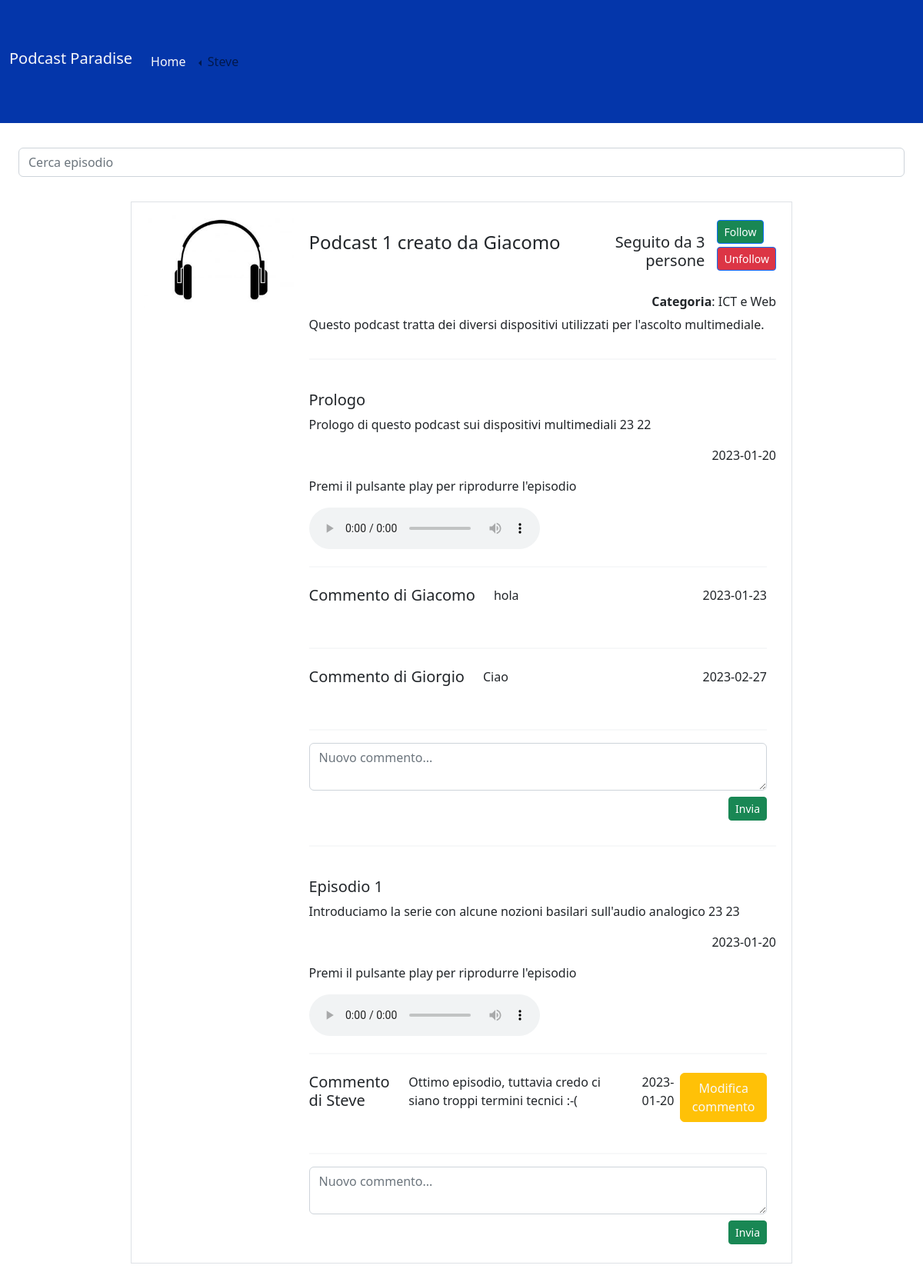
/podcasts/23 (signed in), run on the app's committed database.
### tables this page shows
CREATE TABLE "UTENTI" (
	"id_utente"	INTEGER NOT NULL,
	"email"	TEXT,
	"password"	TEXT,
	"nome"	TEXT,
	"tipo"	INTEGER,
	PRIMARY KEY("id_utente" AUTOINCREMENT)
);

CREATE TABLE "PODCAST" (
	"id_podcast"	INTEGER NOT NULL,
	"id_creatore"	INTEGER,
	"titolo"	TEXT,
	"descrizione"	TEXT,
	"categoria"	TEXT,
	"immagine"	TEXT,
	FOREIGN KEY("id_creatore") REFERENCES "UTENTI"("id_utente"),
	PRIMARY KEY("id_podcast" AUTOINCREMENT)
);

CREATE TABLE "EPISODI" (
	"id_episodio"	INTEGER,
	"id_podcast"	INTEGER,
	"file_audio"	TEXT,
	"titolo"	TEXT,
	"descrizione"	TEXT,
	"data"	TEXT,
	FOREIGN KEY("id_podcast") REFERENCES "PODCAST"("id_podcast") ON DELETE CASCADE,
	PRIMARY KEY("id_episodio" AUTOINCREMENT)
);

CREATE TABLE "COMMENTI" (
	"id_commento"	INTEGER NOT NULL,
	"id_utente"	INTEGER,
	"id_episodio"	INTEGER,
	"nome"	TEXT,
	"testo"	TEXT,
	"data"	TEXT,
	FOREIGN KEY("id_utente") REFERENCES "UTENTI" ON DELETE CASCADE,
	FOREIGN KEY("id_episodio") REFERENCES "EPISODI"("id_episodio") ON DELETE CASCADE,
	PRIMARY KEY("id_commento" AUTOINCREMENT)
);

### app.py (the view)
@app.route('/podcasts/<int:id>')
def podcast(id):
    podcast = dao.get_podcast(id)
    episodes = dao.get_episodes(id)
    follows = dao.num_follows(id)
    creator = dao.get_name_creator(podcast['id_creatore'])
    comments = []
    episodio = [dict(episode) for episode in episodes]
    for i in range(len(episodio)):
        ep_comments = dao.get_comments(episodio[i]['id_episodio'])
        for ep_comment in ep_comments:
            comments.append(ep_comment)
    return render_template('podcast.html', podcast = podcast, episodes = episodes, follows = follows, creator = creator[0], comments = comments)

### app.py (called while the page is built)
@login_manager.user_loader
def load_user(id):
    utente = dao.get_user_by_id(id)
    if utente is not None:
        user = User(id=utente['id_utente'], email=utente['email'], password=utente['password'], nome=utente['nome'], tipo=utente['tipo'])
    else:
        user = None
    return user

### dao.py (called while the page is built)
def get_podcast(id_podcast):
    conn = sqlite3.connect('db/podcast_site.db')
    conn.row_factory = sqlite3.Row
    cursor = conn.cursor()
    sql = 'SELECT PODCAST.id_podcast, PODCAST.id_creatore, PODCAST.titolo, PODCAST.descrizione, PODCAST.categoria, PODCAST.immagine FROM PODCAST WHERE id_podcast = ?'
    cursor.execute(sql, (id_podcast,))
    podcast = cursor.fetchone()
    cursor.close()
    conn.close()
    return podcast

def get_name_creator(id_utente):
    conn = sqlite3.connect('db/podcast_site.db')
    conn.row_factory = sqlite3.Row
    cursor = conn.cursor()
    sql = 'SELECT UTENTI.nome FROM UTENTI WHERE UTENTI.id_utente = ?'
    cursor.execute(sql, (id_utente,))
    nome = cursor.fetchone()
    cursor.close()
    conn.close()
    return nome

def get_episodes(id_podcast):
    conn = sqlite3.connect('db/podcast_site.db')
    conn.row_factory = sqlite3.Row
    cursor = conn.cursor()
    sql = 'SELECT EPISODI.id_episodio, EPISODI.id_podcast, EPISODI.file_audio, EPISODI.titolo, EPISODI.descrizione, EPISODI.data FROM EPISODI  WHERE EPISODI.id_podcast = ?'
    cursor.execute(sql, (id_podcast,))
    episodes = cursor.fetchall()
    cursor.close()
    conn.close()
    return episodes

def num_follows(id_podcast):
    conn = sqlite3.connect('db/podcast_site.db')
    conn.row_factory = sqlite3.Row
    cursor = conn.cursor()
    sql = 'SELECT COUNT(FOLLOW.id_utente) FROM FOLLOW WHERE FOLLOW.id_podcast = ?'
    cursor.execute(sql, (id_podcast, ))
    num = cursor.fetchone()
    cursor.close()
    conn.close()
    return num[0]

def get_comments(id):
    conn = sqlite3.connect('db/podcast_site.db')
    conn.row_factory = sqlite3.Row
    cursor = conn.cursor()
    sql = 'SELECT * FROM COMMENTI WHERE COMMENTI.id_episodio=?'
    cursor.execute(sql, (id, ))
    comments = cursor.fetchall()
    cursor.close()
    conn.close()
    return comments

def get_user_by_id(id):
    conn = sqlite3.connect('db/podcast_site.db')
    conn.row_factory = sqlite3.Row
    cursor = conn.cursor()
    sql = 'SELECT * FROM UTENTI WHERE id_utente = ?'
    cursor.execute(sql, (id,))
    user = cursor.fetchone()
    cursor.close()
    conn.close()
    return user

### templates/podcast.html (shortened to what this page needs)
{% extends "base.html" %}
{% block content %}
<nav class="navbar bg-body-tertiary">
  <div class="container-fluid d-flex">
    <div class="container-fluid">
      <input id="searchbarEp" class="form-control me-2" type="search" placeholder="Cerca episodio" aria-label="Search">
    </div>
  </div>
</nav>
<main class="col-lg-9 col-md-12">
  <article class="row border p-2 mx-2 my-4">
    <div class="col-lg-3 col-md-6 col-sm-12 px-0">
      <img class="w-100 p-2 ursimg" src="{{ url_for('static', filename=podcast.immagine) }}" alt="...">
    </div>
    <div class="col-lg-9 col-md-6 col-sm-12 content">
      <section class="d-flex align-items-center mt-2 mb-4">
        <h4 class="w-100">{{podcast.titolo}} creato da {{ creator |e }}</h4>
        <h5 class="flex-grow-1 text-end me-3"><br>Seguito da {{ follows }} persone</h5>
        {% if current_user.is_authenticated %}
        <div id="followButton">
          <form action="/follow" method="POST" enctype="multipart/form-data">
            <button type="submit" class="btn btn-primary btn-sm bg-success" id="followButton1">
              Follow
            </button>
          </form>
          <form action="/unfollow" method="POST" enctype="multipart/form-data">
            <button type="submit" class="btn btn-primary btn-sm bg-danger mt-1" id="followButton2">
            Unfollow
            </button>
          </form>
        </div>
        {% endif %}
      </section>
      <h6 class="text-end"><b>Categoria</b>: {{podcast.categoria |e }}</h6>
      <p class="descr">{{ podcast.descrizione |e }}</p>
      <ul class="nav nav-pills flex-column" id="lista_episodi_podcast">
        {% for episode in episodes %}
        <hr class="border">
        <li class="nav-item episodio">
          <h5 class="titoloEp"><br>{{episode.titolo |e}}</h5>
          <p class="descrEp">{{episode.descrizione}} {{episode.id_podcast}} {{episode.id_episodio}}</p>
          <div class="flex-grow-1 text-end">
            <p>{{ episode.data |e }}</p>
          </div>
          {% if current_user.is_authenticated %}
          <div class="player">
            <p>Premi il pulsante play per riprodurre l'episodio</p>
            <audio controls src="{{url_for('static', filename=episode.file_audio)}}" type="audio/x-m4a">
            </audio>
          </div>
          {% else %}
          <div class="flex-grow-1 text-end">
            <p>Effettua il login o la registrazione per riprodurre l'episodio</p>
          </div>
          {% endif %}
          <ul class="nav flex-column container-md comments">
            {% for comment in comments %}
            {% if comment.id_episodio == episode.id_episodio%}
            <hr class="border">
            <div class="col-lg-12 col-md-9 col-sm-12">
              <section class="d-flex align-items-top mt-2 mb-4">
                <div>
                <h5 class="username">Commento di {{ comment.nome |e }}</h5>
                </div>
                <div class="flex-grow-1 text-start px-4">
                  <p>{{ comment.testo |e }}</p>
                </div>
                <div class="flex-grow-1 text-end">
                  <p>{{ comment.data |e }}</p>
                </div>
                {% if current_user.is_authenticated and current_user.id == comment.id_utente %}
                <button type="button" class="btn btn-warning text-light ms-2" data-bs-toggle="modal" data-bs-target="#createModalcomm{{comment.id_commento}}">
                  Modifica commento
                </button>
                {% endif %}
              </section>
            </div>
            {% endif %}
            {% endfor %}
            {% if current_user.is_authenticated %}
            <hr class="border">
            <form action="/commenti/new" method="POST">
              <div class="mb-3">
                <textarea class="form-control" rows="2" placeholder="Nuovo commento..." name="testo"></textarea>
                <div class="pt-2 text-end">
                  <button type="submit" class="btn btn-success btn-sm">Invia</button>
                </div>
              </div>
            </form>
            {% endif %}
          </ul>
        </li>
        {% endfor %}
      </ul>
    </div>
  </article>
</main>
{% endblock %}

### templates/base.html (shortened to what this page needs)
<!doctype html>
<html lang="en">
<head>
  <link href="https://cdn.jsdelivr.net/npm/bootstrap@5.2.2/dist/css/bootstrap.min.css" rel="stylesheet"
>
  <link rel="stylesheet" href="{{ url_for('static', filename='style.css') }}">
</head>
<body>
  <header id="m_header">
    <nav class="navbar navbar-expand-lg bg-body-tertiary mynavbar">
      <div class="container-fluid">
        <h1 class="navbar-brand text-light" href="#">Podcast Paradise</h1>
        <div class="collapse navbar-collapse" id="navbarTogglerDemo02">
          <ul class="navbar-nav me-auto mb-2 mb-lg-0">
            <li class="nav-item">
              <a class="nav-link active text-light" aria-current="page" href="{{url_for('home')}}">Home</a>
            </li>
            {% if current_user.is_authenticated %}
            <li class="nav-item dropdown dropstart">
              <a class="nav-link dropdown-toggle" href="#" role="button" data-bs-toggle="dropdown"
                aria-expanded="false">
                {{current_user.nome}}
              </a>
            </li>
            {% endif %}
          </ul>
        </div>
      </div>
    </nav>
  </header>
  <div class="container-fluid mt-4">
    <div class="row justify-content-md-center">
      {%block content %}{% endblock %}
    </div>
  </div>
</body>
</html>

### static/style.css (style rules this page uses)
.mynavbar { background-color: #0436aa; height: 10rem; }
.username { font-weight: 100; }
.content > section { width: 100%; }

### data on the page
UTENTI: nome "Steve"
PODCAST: immagine (picture), titolo "Podcast 1", categoria "ICT e Web", descrizione "Questo podcast tratta dei diversi dispositivi utilizzati per l'ascolto multimediale."
UTENTI: nome "Giacomo"
EPISODI: titolo "Prologo", descrizione "Prologo di questo podcast sui dispositivi multimediali", id_podcast "23", id_episodio "22", data "2023-01-20"
COMMENTI: nome "Giacomo", testo "hola", data "2023-01-23"
COMMENTI: nome "Giorgio", testo "Ciao", data "2023-02-27"
EPISODI: titolo "Episodio 1", descrizione "Introduciamo la serie con alcune nozioni basilari sull'audio analogico", id_podcast "23", id_episodio "23", data "2023-01-20"
COMMENTI: nome "Steve", testo "Ottimo episodio, tuttavia credo ci siano troppi termini tecnici :-(", data "2023-01-20"

### other printed values
{{ follows }} "3"
